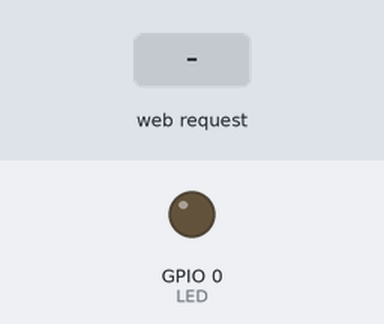
Bench run of a sketch on a simulated ESP8266 (NodeMCU). On the bench: output pins drawn as LEDs (lit = HIGH). The inputs (shaded band) are chosen by the test bench. WiFi joins after 1.5 s; servers stay silent unless stated; what the sketch prints to the serial monitor is not drawn.

Above: at 2.7 s.
2.8 s: HTTP request GET /setLED?LEDstate=1 received
At 3.3 s:
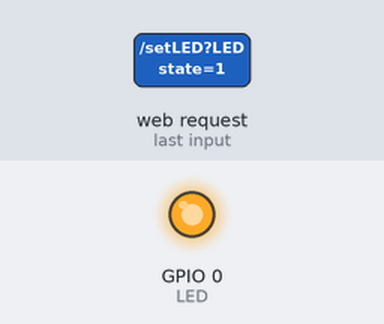
4.3 s: HTTP request GET /setLED?LEDstate=0 received
At 5.5 s:
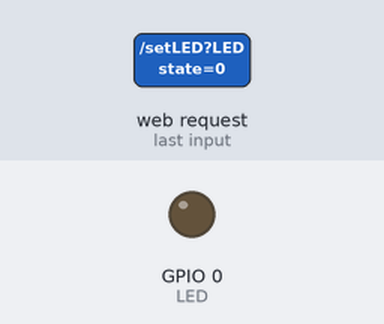
5.8 s: HTTP request GET /setLED received
At 6.8 s:
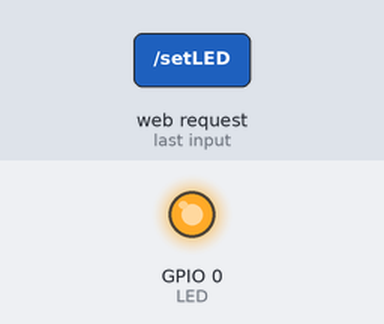
Timing chart, 0 to 8.8 s (numbered marks = the images above; inputs shaded):
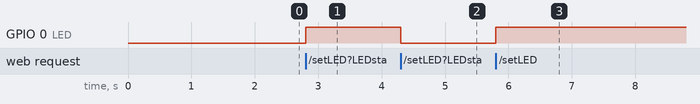

Measured:
- after the input at 2.8 s, GPIO 0 (LED): LOW → HIGH at once
- after the input at 4.3 s, GPIO 0 (LED): HIGH → LOW at once
- after the input at 5.8 s, GPIO 0 (LED): LOW → HIGH at once

The sketch:

sketch_jan03a.ino
```cpp
#include <ESP8266WiFi.h>
#include <WiFiClient.h>
#include <ESP8266WebServer.h>

#include "index.h" //Our HTML webpage contents with javascripts

#define LED 0  //On board LED

//SSID and Password of your WiFi router
const char* ssid = "****";
const char* password = "****";

//Static IP address configuration
IPAddress staticIP(192, 168, 1, 90); //ESP static ip
IPAddress gateway(192, 168, 1, 1);   //IP Address of your WiFi Router (Gateway)
IPAddress subnet(255, 255, 255, 0);  //Subnet mask


const char* deviceName = "Light conroller";
ESP8266WebServer server(80); //Server on port 80

//===============================================================
// This routine is executed when you open its IP in browser
//===============================================================
void handleRoot() {
 String s = MAIN_page; //Read HTML contents
 server.send(200, "text/html", s); //Send web page
}

void handleADC() {
 int a = analogRead(A0);
 String adcValue = String(a);

 server.send(200, "text/plane", adcValue); //Send ADC value only to client ajax request
}

void handleLED() {
 String ledState = "OFF";
 String t_state = server.arg("LEDstate"); //Refer  xhttp.open("GET", "setLED?LEDstate="+led, true);
 Serial.println(t_state);
 if(t_state == "0")
 {
  digitalWrite(LED,LOW); //LED ON
  ledState = "OFF"; //Feedback parameter
 }
 else
 {
  digitalWrite(LED,HIGH); //LED OFF
  ledState = "ON"; //Feedback parameter
 }
  server.send(200, "text/plane", ledState); //Send web page
}
//==============================================================
//                  SETUP
//==============================================================
void setup(void){
  Serial.begin(115200);
  WiFi.disconnect();  //Prevent connecting to wifi based on previous configuration

  WiFi.hostname(deviceName);      // DHCP Hostname (useful for finding device for static lease)
  WiFi.config(staticIP, subnet, gateway);
  WiFi.begin(ssid, password);     //Connect to your WiFi router
  Serial.println("");

  //Onboard LED port Direction output
  pinMode(LED,OUTPUT);

  // Wait for connection
  while (WiFi.status() != WL_CONNECTED) {
    delay(500);
    Serial.print(".");
  }

  //If connection successful show IP address in serial monitor
  Serial.println("");
  Serial.print("Connected to ");
  Serial.println(ssid);
  Serial.print("IP address: ");
  Serial.println(WiFi.localIP());  //IP address assigned to your ESP

  server.on("/", handleRoot);      //Which routine to handle at root location. This is display page
  server.on("/setLED", handleLED);
  server.on("/readADC", handleADC);

  server.begin();                  //Start server
  Serial.println("HTTP server started");
}
//==============================================================
//                     LOOP
//==============================================================
void loop(void){
  server.handleClient();          //Handle client requests
}
```

index.h
```cpp
const char MAIN_page[] PROGMEM = R"=====(
<!DOCTYPE html>
<html>
<body>
<div class="res">
  <center>
  <div id="demo">
  <h1>The ESP8266 Light control</h1>
    <h4>V 0.5</h4>
     <button class="sb" type="button" onclick="sendData(1)">ON</button>
    <button class="sb" type="button" onclick="sendData(0)">OFF</button><BR>
  </div>
<br>
<br>
<div class="state">
  ADC Value is : <span id="ADCValue">0</span><br>
  LED State is : <span id="LEDState">NA</span>
</div>
</center>
</div>
<script>
function sendData(led) {
  var xhttp = new XMLHttpRequest();
  xhttp.onreadystatechange = function() {
    if (this.readyState == 4 && this.status == 200) {
      document.getElementById("LEDState").innerHTML =
      this.responseText;
    }
  };
  xhttp.open("GET", "setLED?LEDstate="+led, true);
  xhttp.send();
}

setInterval(function() {
  // Call a function repetatively with 2 Second interval
  getData();
}, 2000); //2000mSeconds update rate

function getData() {
  var xhttp = new XMLHttpRequest();
  xhttp.onreadystatechange = function() {
    if (this.readyState == 4 && this.status == 200) {
      document.getElementById("ADCValue").innerHTML =
      this.responseText;
    }
  };
  xhttp.open("GET", "readADC", true);
  xhttp.send();
}
</script>

</body>
</html>
<style>
  body{
 background-color : #33ffff;

}


  .sb{
     font-size: 5.5rem;
     border-radius: 25px;
     margin: 20px 20px ;
     }

  .res{
      font-size: 3.5rem;

  }
  .state{
    width: auto;
    font-size: 4.5rem;
    border: 2px solid;

  }
</style>
)=====";
```
